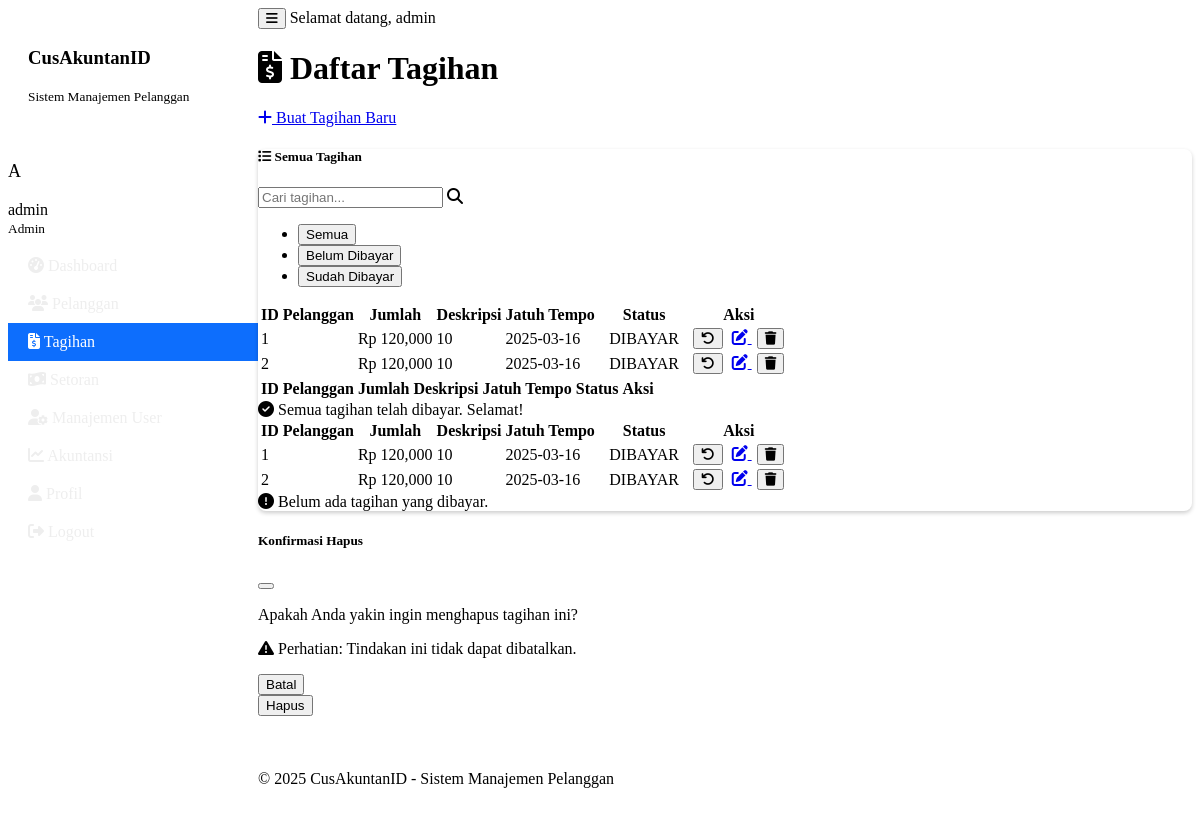
Before: /tagihan (signed in) with the older database file.
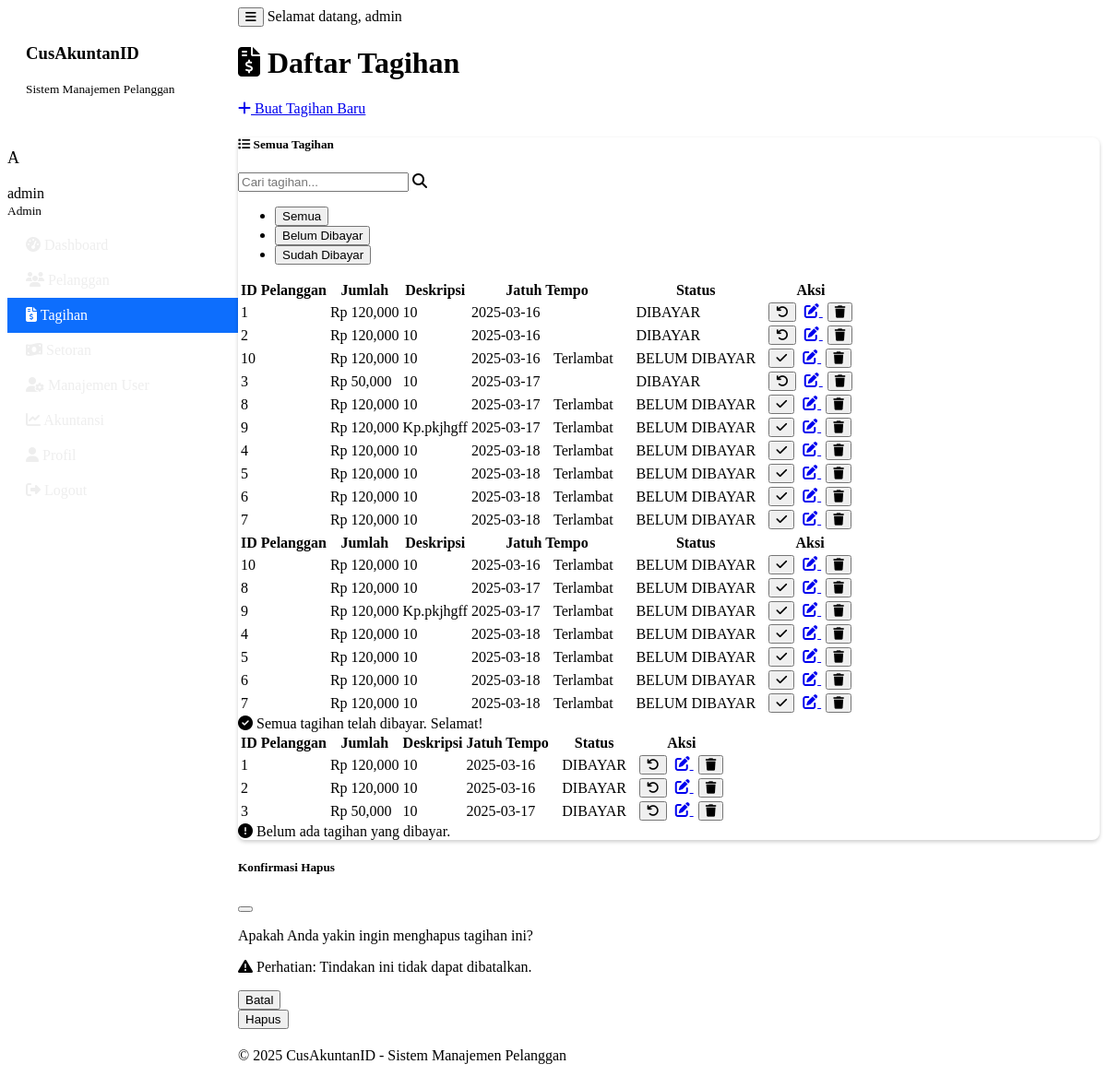
After: the same page with the newer database file.
### tables this page shows
CREATE TABLE tagihan (
            id INTEGER PRIMARY KEY,
            pelanggan_id INTEGER,
            jumlah REAL NOT NULL,
            deskripsi TEXT,
            tanggal_jatuh_tempo TEXT,
            status_pembayaran TEXT DEFAULT 'BELUM DIBAYAR',
            dibuat_pada TEXT,
            FOREIGN KEY (pelanggan_id) REFERENCES pelanggan (id)
        );

### main.py (the view)
    def decorated_function(*args, **kwargs):
        if 'user' not in session:
            flash('Anda perlu login terlebih dahulu.', 'warning')
            return redirect(url_for('login'))
        return f(*args, **kwargs)

### main.py (called while the page is built)
@app.context_processor
def inject_now():
    return {'now': datetime.datetime.now()}

def login_required(f):
    def decorated_function(*args, **kwargs):
        if 'user' not in session:
            flash('Anda perlu login terlebih dahulu.', 'warning')
            return redirect(url_for('login'))
        return f(*args, **kwargs)
    decorated_function.__name__ = f.__name__
    return decorated_function

@app.route('/tagihan')
@login_required
def tagihan_list():
    user_id = session['user']['id']
    is_admin = session['user']['level'] == 'admin'
    if is_admin:
        tagihan = sistem_manajemen.dapatkan_semua_tagihan()
    else:
        tagihan = sistem_manajemen.dapatkan_semua_tagihan(user_id)
    return render_template('tagihan_list.html', tagihan=tagihan)

    def get_connection(self):
        return sqlite3.connect(self.db_path)

### templates/tagihan_list.html (shortened to what the changed rows need)
{% extends "base.html" %}
{% block content %}
<div class="container">
    <div class="d-flex justify-content-between align-items-center mb-4">
        <h1><i class="fas fa-file-invoice-dollar me-2"></i> Daftar Tagihan</h1>
    </div>
    <div class="card">
        <div class="card-body">
            <div class="tab-content" id="tagihanTabsContent">
                <div class="tab-pane fade show active" id="semua" role="tabpanel" aria-labelledby="semua-tab">
                    {% if tagihan %}
                        <div class="table-responsive">
                            <table class="table table-striped table-hover" id="tagihanTable">
                                <thead>
                                    <tr>
                                        <th>ID</th>
                                        <th>Pelanggan</th>
                                        <th>Jumlah</th>
                                        <th>Deskripsi</th>
                                        <th>Jatuh Tempo</th>
                                        <th>Status</th>
                                        <th>Aksi</th>
                                    </tr>
                                </thead>
                                <tbody>
                                    {% for t in tagihan %}
                                    <tr>
                                        <td>{{ t[0] }}</td>
                                        <td>{{ t[8] }}</td>
                                        <td>Rp {{ "{:,.0f}".format(t[2]) }}</td>
                                        <td>{{ t[3] or '-' }}</td>
                                        <td>
                                            {{ t[4] }}
                                            {% set today = now.strftime('%Y-%m-%d') %}
                                            {% if t[4] < today and t[5] == 'BELUM DIBAYAR' %}
                                                <span class="badge bg-danger ms-1">Terlambat</span>
                                            {% endif %}
                                        </td>
                                        <td>
                                            <span class="badge bg-{{ 'success' if t[5] == 'DIBAYAR' else 'danger' }}">
                                                {{ t[5] }}
                                            </span>
                                        </td>
                                        <td>
                                            <div class="btn-group">
                                                <button type="button" class="btn btn-sm btn-{{ 'success' if t[5] == 'BELUM DIBAYAR' else 'warning' }} status-btn"
                                                        data-id="{{ t[0] }}"
                                                        data-status="{{ t[5] }}"
                                                        title="{{ 'Tandai Dibayar' if t[5] == 'BELUM DIBAYAR' else 'Tandai Belum Dibayar' }}">
                                                    <i class="fas {{ 'fa-check' if t[5] == 'BELUM DIBAYAR' else 'fa-undo' }}"></i>
                                                </button>
                                                <a href="{{ url_for('edit_tagihan', tagihan_id=t[0]) }}" class="btn btn-sm btn-primary" title="Edit">
                                                    <i class="fas fa-edit"></i>
                                                </a>
                                                {% if session.user.level == 'admin' %}
                                                <button type="button" class="btn btn-sm btn-danger delete-tagihan-btn"
                                                        data-bs-toggle="modal"
                                                        data-bs-target="#deleteTagihanModal"
                                                        data-id="{{ t[0] }}"
                                                        title="Hapus">
                                                    <i class="fas fa-trash"></i>
                                                </button>
                                                {% endif %}
                                            </div>
                                        </td>
                                    </tr>
                                    {% endfor %}
                                </tbody>
                            </table>
                        </div>
                    {% else %}
                        <div class="alert alert-info">
                            <i class="fas fa-info-circle me-2"></i> Belum ada data tagihan. Silakan buat tagihan baru.
                        </div>
                    {% endif %}
                </div>
                <div class="tab-pane fade" id="belum-dibayar" role="tabpanel" aria-labelledby="belum-dibayar-tab">
                    {% set has_unpaid = false %}
                    {% if tagihan %}
                        <div class="table-responsive">
                            <table class="table table-striped table-hover">
                                <thead>
                                    <tr>
                                        <th>ID</th>
                                        <th>Pelanggan</th>
                                        <th>Jumlah</th>
                                        <th>Deskripsi</th>
                                        <th>Jatuh Tempo</th>
                                        <th>Status</th>
                                        <th>Aksi</th>
                                    </tr>
                                </thead>
                                <tbody>
                                    {% for t in tagihan %}
                                        {% if t[5] == 'BELUM DIBAYAR' %}
                                            {% set has_unpaid = true %}
                                            <tr>
                                                <td>{{ t[0] }}</td>
                                                <td>{{ t[8] }}</td>
                                                <td>Rp {{ "{:,.0f}".format(t[2]) }}</td>
                                                <td>{{ t[3] or '-' }}</td>
                                                <td>
                                                    {{ t[4] }}
                                                    {% set today = now.strftime('%Y-%m-%d') %}
                                                    {% if t[4] < today %}
                                                        <span class="badge bg-danger ms-1">Terlambat</span>
                                                    {% endif %}
                                                </td>
                                                <td>
                                                    <span class="badge bg-danger">
                                                        {{ t[5] }}
                                                    </span>
                                                </td>
                                                <td>
                                                    <div class="btn-group">
                                                        <button type="button" class="btn btn-sm btn-success status-btn"
                                                                data-id="{{ t[0] }}"
                                                                data-status="{{ t[5] }}"
                                                                title="Tandai Dibayar">
                                                            <i class="fas fa-check"></i>
                                                        </button>
                                                        <a href="{{ url_for('edit_tagihan', tagihan_id=t[0]) }}" class="btn btn-sm btn-primary" title="Edit">
                                                            <i class="fas fa-edit"></i>
                                                        </a>
                                                        <button type="button" class="btn btn-sm btn-danger delete-tagihan-btn"
                                                                data-bs-toggle="modal"
                                                                data-bs-target="#deleteTagihanModal"
                                                                data-id="{{ t[0] }}"
                                                                title="Hapus">
                                                            <i class="fas fa-trash"></i>
                                                        </button>
                                                    </div>
                                                </td>
                                            </tr>
                                        {% endif %}
                                    {% endfor %}
                                </tbody>
                            </table>
                        </div>
                    {% else %}
                        <div class="alert alert-info">
                            <i class="fas fa-info-circle me-2"></i> Belum ada data tagihan. Silakan buat tagihan baru.
                        </div>
                    {% endif %}
                </div>
                <div class="tab-pane fade" id="dibayar" role="tabpanel" aria-labelledby="dibayar-tab">
                    {% set has_paid = false %}
                    {% if tagihan %}
                        <div class="table-responsive">
                            <table class="table table-striped table-hover">
                                <thead>
                                    <tr>
                                        <th>ID</th>
                                        <th>Pelanggan</th>
                                        <th>Jumlah</th>
                                        <th>Deskripsi</th>
                                        <th>Jatuh Tempo</th>
                                        <th>Status</th>
                                        <th>Aksi</th>
                                    </tr>
                                </thead>
                                <tbody>
                                    {% for t in tagihan %}
                                        {% if t[5] == 'DIBAYAR' %}
                                            {% set has_paid = true %}
                                            <tr>
                                                <td>{{ t[0] }}</td>
                                                <td>{{ t[8] }}</td>
                                                <td>Rp {{ "{:,.0f}".format(t[2]) }}</td>
                                                <td>{{ t[3] or '-' }}</td>
                                                <td>{{ t[4] }}</td>
                                                <td>
                                                    <span class="badge bg-success">
                                                        {{ t[5] }}
                                                    </span>
                                                </td>
                                                <td>
                                                    <div class="btn-group">
                                                        <button type="button" class="btn btn-sm btn-warning status-btn"
                                                                data-id="{{ t[0] }}"
                                                                data-status="{{ t[5] }}"
                                                                title="Tandai Belum Dibayar">
                                                            <i class="fas fa-undo"></i>
                                                        </button>
                                                        <a href="{{ url_for('edit_tagihan', tagihan_id=t[0]) }}" class="btn btn-sm btn-primary" title="Edit">
                                                            <i class="fas fa-edit"></i>
                                                        </a>
                                                        <button type="button" class="btn btn-sm btn-danger delete-tagihan-btn"
                                                                data-bs-toggle="modal"
                                                                data-bs-target="#deleteTagihanModal"
                                                                data-id="{{ t[0] }}"
                                                                title="Hapus">
                                                            <i class="fas fa-trash"></i>
                                                        </button>
                                                    </div>
                                                </td>
                                            </tr>
                                        {% endif %}
                                    {% endfor %}
                                </tbody>
                            </table>
                        </div>
                    {% else %}
                        <div class="alert alert-info">
                            <i class="fas fa-info-circle me-2"></i> Belum ada data tagihan. Silakan buat tagihan baru.
                        </div>
                    {% endif %}
                </div>
            </div>
        </div>
    </div>
</div>
{% endblock %}

Changed rows visible on the page:
added tagihan: id "10", jumlah "120,000", deskripsi "10", tanggal_jatuh_tempo "2025-03-16", shows "Terlambat", status_pembayaran "BELUM DIBAYAR"
added tagihan: id "3", jumlah "50,000", deskripsi "10", tanggal_jatuh_tempo "2025-03-17", status_pembayaran "DIBAYAR"
added tagihan: id "8", jumlah "120,000", deskripsi "10", tanggal_jatuh_tempo "2025-03-17", shows "Terlambat", status_pembayaran "BELUM DIBAYAR"
added tagihan: id "9", jumlah "120,000", deskripsi "Kp.pkjhgff", tanggal_jatuh_tempo "2025-03-17", shows "Terlambat", status_pembayaran "BELUM DIBAYAR"
added tagihan: id "4", jumlah "120,000", deskripsi "10", tanggal_jatuh_tempo "2025-03-18", shows "Terlambat", status_pembayaran "BELUM DIBAYAR"
added tagihan: id "5", jumlah "120,000", deskripsi "10", tanggal_jatuh_tempo "2025-03-18", shows "Terlambat", status_pembayaran "BELUM DIBAYAR"
added tagihan: id "6", jumlah "120,000", deskripsi "10", tanggal_jatuh_tempo "2025-03-18", shows "Terlambat", status_pembayaran "BELUM DIBAYAR"
added tagihan: id "7", jumlah "120,000", deskripsi "10", tanggal_jatuh_tempo "2025-03-18", shows "Terlambat", status_pembayaran "BELUM DIBAYAR"
